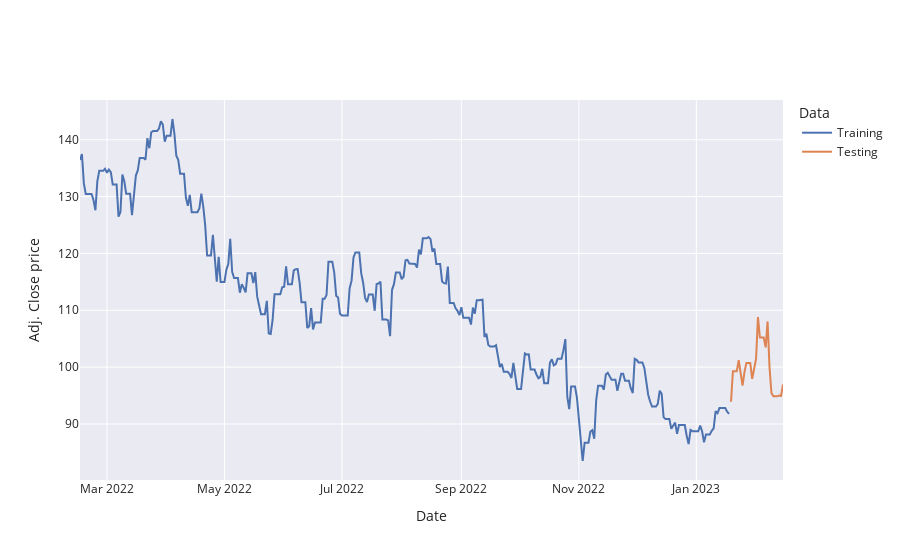

Notebook source saved alongside this figure:
### Code cell
fig = plot_data_split(train_data, test_data)
fig.update_layout(template="seaborn").show()

### Figure 1 — Plotly figure (JSON) as saved in the notebook; plotly's stock layout.template omitted (floating-point values rounded to 4 significant figures; data arrays with more than 128 entries replaced by an {"elided": "..."} marker saying what was removed)
{"data": [{"mode": "lines", "name": "Training", "type": "scatter", "x": {"elided": "338 str values"}, "y": {"elided": "338 float values"}}, {"mode": "lines", "name": "Testing", "type": "scatter", "x": ["2023-01-19T00:00:00", "2023-01-20T00:00:00", "2023-01-21T00:00:00", "2023-01-22T00:00:00", "2023-01-23T00:00:00", "2023-01-24T00:00:00", "2023-01-25T00:00:00", "2023-01-26T00:00:00", "2023-01-27T00:00:00", "2023-01-28T00:00:00", "2023-01-29T00:00:00", "2023-01-30T00:00:00", "2023-01-31T00:00:00", "2023-02-01T00:00:00", "2023-02-02T00:00:00", "2023-02-03T00:00:00", "2023-02-04T00:00:00", "2023-02-05T00:00:00", "2023-02-06T00:00:00", "2023-02-07T00:00:00", "2023-02-08T00:00:00", "2023-02-09T00:00:00", "2023-02-10T00:00:00", "2023-02-11T00:00:00", "2023-02-12T00:00:00", "2023-02-13T00:00:00", "2023-02-14T00:00:00", "2023-02-15T00:00:00"], "y": [93.91, 99.28, 99.28, 99.28, 101.2, 99.21, 96.73, 99.16, 100.7, 100.7, 100.7, 97.95, 99.87, 101.4, 108.8, 105.2, 105.2, 105.2, 103.5, 108.0, 100, 95.46, 94.86, 94.86, 94.86, 95, 94.95, 96.97]}], "layout": {"legend": {"title": {"text": "Data"}}, "xaxis": {"title": {"text": "Date"}}, "yaxis": {"title": {"text": "Adj. Close price"}}}}
